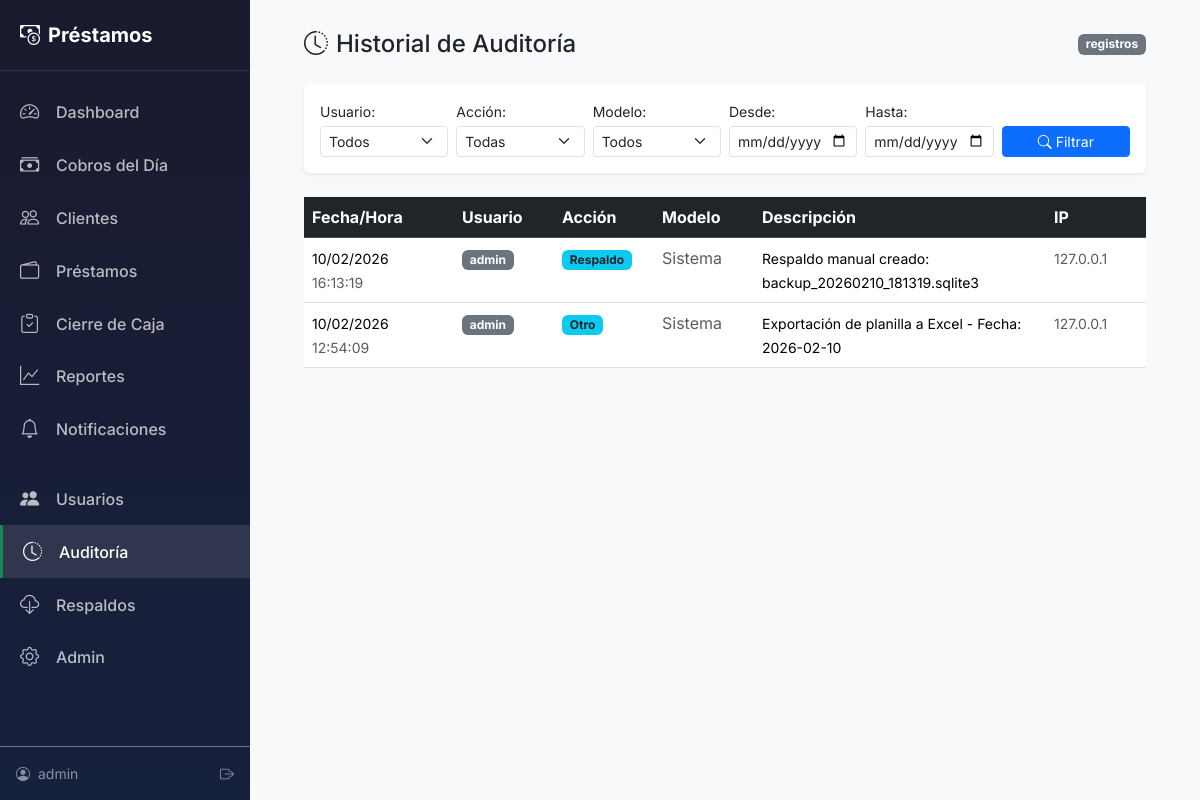
The page /auditoria/ (signed in) on the database its author committed.
### core/models.py (models this page shows, shortened)
class RegistroAuditoria(models.Model):
    class TipoAccion(models.TextChoices):
        CREAR = 'CR', 'Crear'
        EDITAR = 'ED', 'Editar'
        ELIMINAR = 'EL', 'Eliminar'
        COBRO = 'CO', 'Cobro'
        RENOVACION = 'RE', 'Renovación'
        LOGIN = 'LO', 'Inicio de Sesión'
        LOGOUT = 'LU', 'Cierre de Sesión'
        CAMBIO_ESTADO = 'CE', 'Cambio de Estado'
        RESPALDO = 'RS', 'Respaldo'
        OTRO = 'OT', 'Otro'
    class TipoModelo(models.TextChoices):
        CLIENTE = 'CL', 'Cliente'
        PRESTAMO = 'PR', 'Préstamo'
        CUOTA = 'CU', 'Cuota'
        USUARIO = 'US', 'Usuario'
        CONFIGURACION = 'CF', 'Configuración'
        SISTEMA = 'SI', 'Sistema'
    usuario = models.ForeignKey(
        User,
        on_delete=models.SET_NULL,
        null=True,
        blank=True,
        related_name='registros_auditoria',
        verbose_name='Usuario'
    )
    tipo_accion = models.CharField(
        max_length=2,
        choices=TipoAccion.choices,
        verbose_name='Tipo de Acción'
    )
    tipo_modelo = models.CharField(
        max_length=2,
        choices=TipoModelo.choices,
        verbose_name='Tipo de Modelo'
    )
    modelo_id = models.PositiveIntegerField(
        null=True,
        blank=True,
        verbose_name='ID del Registro'
    )
    descripcion = models.TextField(
        verbose_name='Descripción'
    )
    datos_anteriores = models.TextField(
        null=True,
        blank=True,
        verbose_name='Datos Anteriores',
        help_text='JSON con los datos antes del cambio'
    )
    datos_nuevos = models.TextField(
        null=True,
        blank=True,
        verbose_name='Datos Nuevos',
        help_text='JSON con los datos después del cambio'
    )
    ip_address = models.GenericIPAddressField(
        null=True,
        blank=True,
        verbose_name='Dirección IP'
    )
    fecha_hora = models.DateTimeField(
        auto_now_add=True,
        verbose_name='Fecha y Hora'
    )
    class Meta:
        verbose_name = 'Registro de Auditoría'
        verbose_name_plural = 'Registros de Auditoría'
        ordering = ['-fecha_hora']
        indexes = [
            models.Index(fields=['-fecha_hora']),
            models.Index(fields=['tipo_accion']),
            models.Index(fields=['usuario']),
            models.Index(fields=['tipo_modelo', 'modelo_id']),
        ]

### core/views.py (the view)
# urls.py: path('auditoria/', views.AuditoriaListView.as_view(), name='auditoria_list'),
class AuditoriaListView(LoginRequiredMixin, ListView):
    model = RegistroAuditoria
    template_name = 'core/auditoria_list.html'
    context_object_name = 'registros'
    paginate_by = 50
    def dispatch(self, request, *args, **kwargs):
        if not hasattr(request.user, 'perfil') or not request.user.perfil.es_admin:
            if not request.user.is_superuser:
                messages.error(request, 'No tienes permiso para ver el historial de auditoría.')
                return redirect('core:dashboard')
        return super().dispatch(request, *args, **kwargs)
    def get_queryset(self):
        qs = super().get_queryset()
        usuario = self.request.GET.get('usuario', '')
        tipo_accion = self.request.GET.get('tipo_accion', '')
        tipo_modelo = self.request.GET.get('tipo_modelo', '')
        fecha_desde = self.request.GET.get('fecha_desde', '')
        fecha_hasta = self.request.GET.get('fecha_hasta', '')
        if usuario:
            qs = qs.filter(usuario_id=usuario)
        if tipo_accion:
            qs = qs.filter(tipo_accion=tipo_accion)
        if tipo_modelo:
            qs = qs.filter(tipo_modelo=tipo_modelo)
        if fecha_desde:
            qs = qs.filter(fecha_hora__date__gte=fecha_desde)
        if fecha_hasta:
            qs = qs.filter(fecha_hora__date__lte=fecha_hasta)
        return qs.select_related('usuario')
    def get_context_data(self, **kwargs):
        context = super().get_context_data(**kwargs)
        context['usuarios'] = User.objects.all()
        context['tipos_accion'] = RegistroAuditoria.TipoAccion.choices
        context['tipos_modelo'] = RegistroAuditoria.TipoModelo.choices
        return context

### core/models.py (called while the page is built)
    @property
    def es_admin(self):
        return self.rol == self.Rol.ADMIN or self.user.is_superuser

### templates/core/auditoria_list.html (shortened to what this page needs)
{% extends 'base.html' %}
{% load static %}
{% block content %}
<div class="container-fluid px-2 px-lg-4">
    <div class="d-flex align-items-center justify-content-between mb-4">
        <h1 class="h4 mb-0">
            <i class="bi bi-clock-history me-2"></i>Historial de Auditoría
        </h1>
        <span class="badge bg-secondary">{{ registros.paginator.count }} registros</span>
    </div>
    <div class="card border-0 shadow-sm mb-4">
        <div class="card-body">
            <form method="get" class="row g-2 align-items-end">
                <div class="col-12 col-md-2">
                    <label class="form-label mb-1 small">Usuario:</label>
                    <select name="usuario" class="form-select form-select-sm">
                        <option value="">Todos</option>
                    </select>
                </div>
                <div class="col-6 col-md-2">
                    <label class="form-label mb-1 small">Acción:</label>
                    <select name="tipo_accion" class="form-select form-select-sm">
                        <option value="">Todas</option>
                    </select>
                </div>
                <div class="col-6 col-md-2">
                    <label class="form-label mb-1 small">Modelo:</label>
                    <select name="tipo_modelo" class="form-select form-select-sm">
                        <option value="">Todos</option>
                    </select>
                </div>
                <div class="col-6 col-md-2">
                    <label class="form-label mb-1 small">Desde:</label>
                    <input type="date" name="fecha_desde" class="form-control form-control-sm"
                           value="{{ request.GET.fecha_desde }}">
                </div>
                <div class="col-6 col-md-2">
                    <label class="form-label mb-1 small">Hasta:</label>
                    <input type="date" name="fecha_hasta" class="form-control form-control-sm"
                           value="{{ request.GET.fecha_hasta }}">
                </div>
                <div class="col-12 col-md-2">
                    <button type="submit" class="btn btn-primary btn-sm w-100">
                        <i class="bi bi-search me-1"></i>Filtrar
                    </button>
                </div>
            </form>
        </div>
    </div>
    <section>
        {% if registros %}
        <div class="table-responsive">
            <table class="table table-hover">
                <thead class="table-dark">
                    <tr>
                        <th style="width: 150px;">Fecha/Hora</th>
                        <th style="width: 100px;">Usuario</th>
                        <th style="width: 100px;">Acción</th>
                        <th style="width: 100px;">Modelo</th>
                        <th>Descripción</th>
                        <th style="width: 100px;">IP</th>
                    </tr>
                </thead>
                <tbody>
                    {% for registro in registros %}
                    <tr>
                        <td>
                            <small>{{ registro.fecha_hora|date:"d/m/Y" }}</small><br>
                            <small class="text-muted">{{ registro.fecha_hora|time:"H:i:s" }}</small>
                        </td>
                        <td>
                            {% if registro.usuario %}
                            <span class="badge bg-secondary">{{ registro.usuario.username }}</span>
                            {% else %}
                            <span class="badge bg-light text-dark">Sistema</span>
                            {% endif %}
                        </td>
                        <td>
                            {% if registro.tipo_accion == 'CR' %}
                            <span class="badge bg-success">{{ registro.get_tipo_accion_display }}</span>
                            {% elif registro.tipo_accion == 'ED' %}
                            <span class="badge bg-warning text-dark">{{ registro.get_tipo_accion_display }}</span>
                            {% elif registro.tipo_accion == 'EL' %}
                            <span class="badge bg-danger">{{ registro.get_tipo_accion_display }}</span>
                            {% elif registro.tipo_accion == 'CO' %}
                            <span class="badge bg-primary">{{ registro.get_tipo_accion_display }}</span>
                            {% else %}
                            <span class="badge bg-info text-dark">{{ registro.get_tipo_accion_display }}</span>
                            {% endif %}
                        </td>
                        <td>
                            <span class="text-muted">{{ registro.get_tipo_modelo_display }}</span>
                        </td>
                        <td>
                            <small>{{ registro.descripcion|truncatechars:100 }}</small>
                        </td>
                        <td>
                            <small class="text-muted">{{ registro.ip_address|default:"-" }}</small>
                        </td>
                    </tr>
                    {% endfor %}
                </tbody>
            </table>
        </div>
        {% else %}
            <div class="empty-state">
                <i class="bi bi-clock-history"></i>
                <h3>Sin registros</h3>
                <p>No hay registros de auditoría con los filtros seleccionados.</p>
            </div>
        {% endif %}
    </section>
</div>
{% endblock %}

### templates/base.html (shortened to what this page needs)
{% load static %}
<!DOCTYPE html>
<html lang="es">
<head>
    <link href="https://cdn.jsdelivr.net/npm/bootstrap@5.3.2/dist/css/bootstrap.min.css" rel="stylesheet">
    <link href="https://cdn.jsdelivr.net/npm/bootstrap-icons@1.11.1/font/bootstrap-icons.css" rel="stylesheet">
    <link href="{% static 'css/main.css' %}" rel="stylesheet">
</head>
<body>
    <main class="main-content pb-5 mb-3">
        {% block content %}{% endblock %}
    </main>
    {% if user.is_authenticated %}
    <aside class="sidebar d-none d-lg-flex">
        <div class="sidebar-brand">
            <i class="bi bi-cash-coin me-2"></i>Préstamos
        </div>
        <nav class="sidebar-nav">
            <a href="{% url 'core:dashboard' %}" class="{% if request.resolver_match.url_name == 'dashboard' %}active{% endif %}">
                <i class="bi bi-speedometer2"></i> Dashboard
            </a>
            <a href="{% url 'core:cobros' %}" class="{% if request.resolver_match.url_name == 'cobros' %}active{% endif %}">
                <i class="bi bi-cash-stack"></i> Cobros del Día
            </a>
            <a href="{% url 'core:cliente_list' %}" class="{% if 'cliente' in request.resolver_match.url_name %}active{% endif %}">
                <i class="bi bi-people"></i> Clientes
            </a>
            <a href="{% url 'core:prestamo_list' %}" class="{% if 'prestamo' in request.resolver_match.url_name %}active{% endif %}">
                <i class="bi bi-wallet2"></i> Préstamos
            </a>
            <a href="{% url 'core:cierre_caja' %}" class="{% if request.resolver_match.url_name == 'cierre_caja' %}active{% endif %}">
                <i class="bi bi-clipboard-check"></i> Cierre de Caja
            </a>
            <a href="{% url 'core:reporte_general' %}" class="{% if request.resolver_match.url_name == 'reporte_general' %}active{% endif %}">
                <i class="bi bi-graph-up"></i> Reportes
            </a>
            <a href="{% url 'core:notificacion_list' %}" class="{% if request.resolver_match.url_name == 'notificacion_list' %}active{% endif %}">
                <i class="bi bi-bell"></i> Notificaciones
            </a>
            {% if user.is_superuser or user.perfil.es_admin %}
            <hr class="my-2 opacity-25">
            <a href="{% url 'core:usuario_list' %}" class="{% if 'usuario' in request.resolver_match.url_name %}active{% endif %}">
                <i class="bi bi-people-fill"></i> Usuarios
            </a>
            <a href="{% url 'core:auditoria_list' %}" class="{% if request.resolver_match.url_name == 'auditoria_list' %}active{% endif %}">
                <i class="bi bi-clock-history"></i> Auditoría
            </a>
            <a href="{% url 'core:respaldo_list' %}" class="{% if request.resolver_match.url_name == 'respaldo_list' %}active{% endif %}">
                <i class="bi bi-cloud-download"></i> Respaldos
            </a>
            {% endif %}
            {% if user.is_staff %}
            <a href="{% url 'admin:index' %}" target="_blank">
                <i class="bi bi-gear"></i> Admin
            </a>
            {% endif %}
        </nav>
        <div class="sidebar-footer mt-auto p-3 border-top border-secondary">
            <div class="d-flex align-items-center text-white-50 small">
                <i class="bi bi-person-circle me-2"></i>
                <span class="flex-grow-1">{{ user.username }}</span>
                <a href="{% url 'core:logout' %}" class="text-white-50" title="Cerrar sesión">
                    <i class="bi bi-box-arrow-right"></i>
                </a>
            </div>
        </div>
    </aside>
    {% endif %}
</body>
</html>

### static/css/main.css (style rules this page uses)
:root { --color-pagado: #198754; --color-pagado-light: #d1f5e0; --color-pendiente: #fd7e14; --color-pendiente-light: #ffe5d0; --color-moroso: #dc3545; --color-moroso-light: #f8d7da; --color-nuevo: #0d6efd; --color-nuevo-light: #cfe2ff; --bg-primary: #f8f9fa; --bg-card: #ffffff; --text-primary: #212529; --text-secondary: #6c757d; --border-color: #dee2e6; --bottom-nav-height: 70px; --header-height: 50px; --sidebar-width: 250px; }
* { box-sizing: border-box; }
body { font-family: 'Inter', -apple-system, BlinkMacSystemFont, 'Segoe UI', Roboto, sans-serif; background-color: var(--bg-primary); color: var(--text-primary); -webkit-font-smoothing: antialiased; -moz-osx-font-smoothing: grayscale; padding-bottom: var(--bottom-nav-height); min-height: 100vh; }
.sidebar { position: fixed; left: 0; top: 0; bottom: 0; width: var(--sidebar-width); background: linear-gradient(180deg, #1a1a2e, #16213e); flex-direction: column; z-index: 1000; }
.sidebar-brand { padding: 20px; font-size: 1.25rem; font-weight: 700; color: white; border-bottom: 1px solid rgba(255,255,255,0.1); }
.sidebar-nav { padding: 15px 0; flex: 1; }
.sidebar-nav a { display: flex; align-items: center; padding: 12px 20px; color: rgba(255,255,255,0.7); text-decoration: none; font-weight: 500; transition: all 0.2s ease; }
.sidebar-nav a i { font-size: 1.2rem; margin-right: 12px; width: 24px; }
.sidebar-nav a:hover, .sidebar-nav a.active { background: rgba(255,255,255,0.1); color: white; }
.sidebar-nav a.active { border-left: 3px solid var(--color-pagado); }
@media (min-width: 992px) { body { padding-left: var(--sidebar-width); padding-bottom: 0; } }
.main-content { padding: 15px; max-width: 100%; }
@media (min-width: 992px) { .main-content { padding: 30px; max-width: 1200px; } }

### rows shown on the page
RegistroAuditoria: fecha_hora "10/02/2026", fecha_hora "16:13:19", usuario.username "admin", tipo_accion "Respaldo", tipo_modelo "Sistema", descripcion "Respaldo manual creado: backup_20260210_181319.sqlite3", ip_address "127.0.0.1"
RegistroAuditoria: fecha_hora "10/02/2026", fecha_hora "12:54:09", usuario.username "admin", tipo_accion "Otro", tipo_modelo "Sistema", descripcion "Exportación de planilla a Excel - Fecha: 2026-02-10", ip_address "127.0.0.1"

### other values the page prints
{{ user.username }} "admin"
